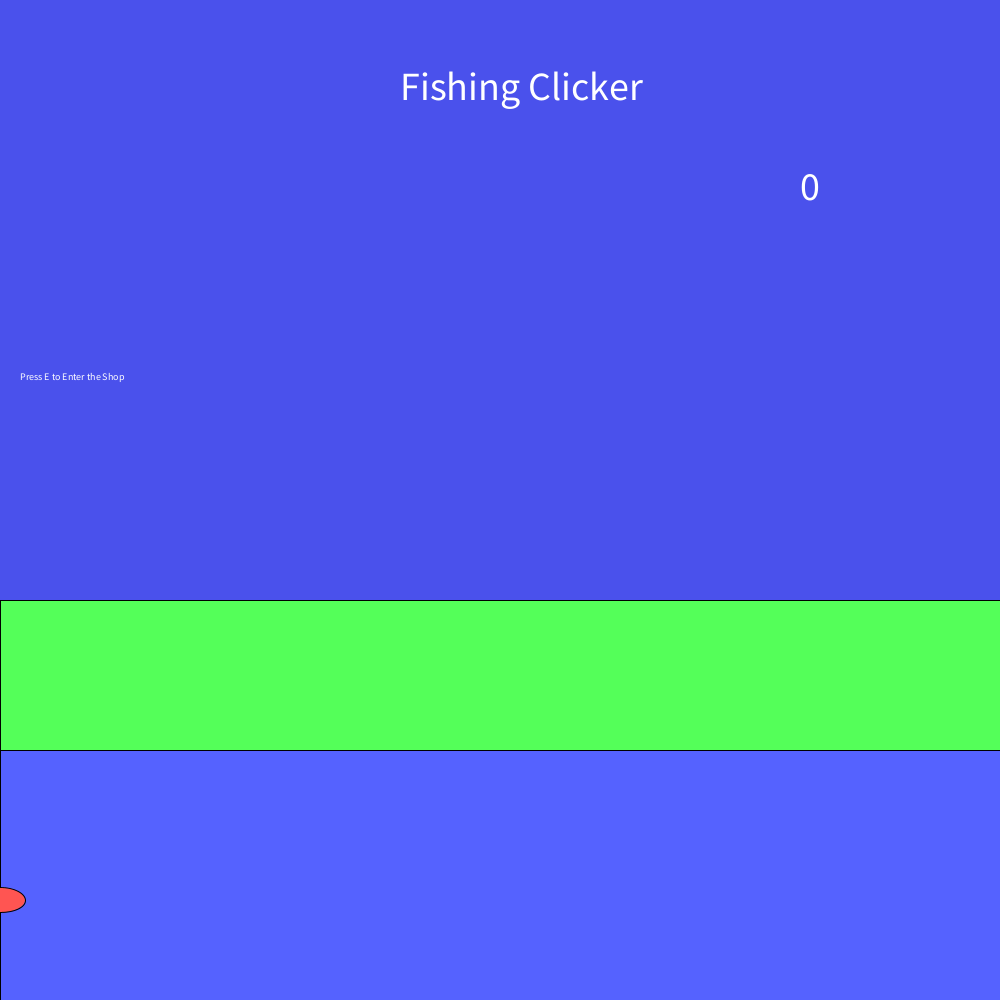
Frame 1 (no input)
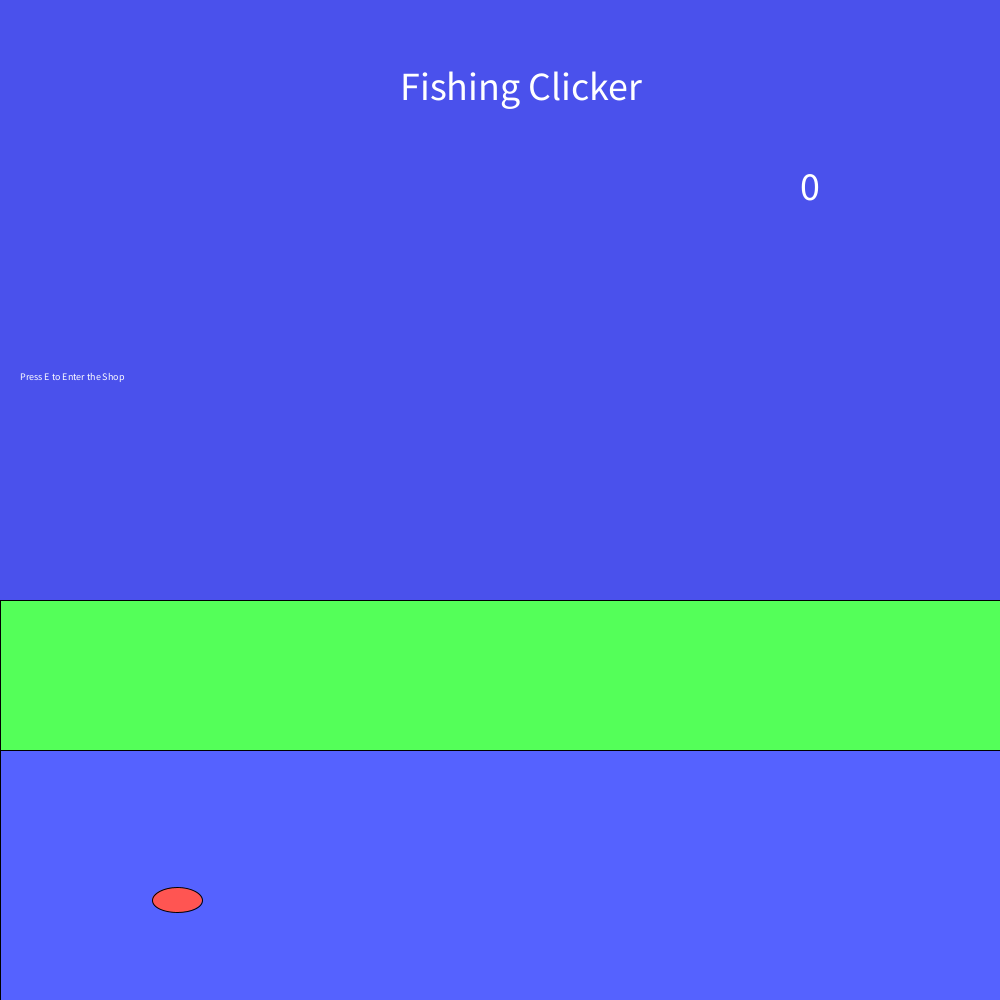
Frame 60 (the mouse pressed at the canvas centre just before this capture)
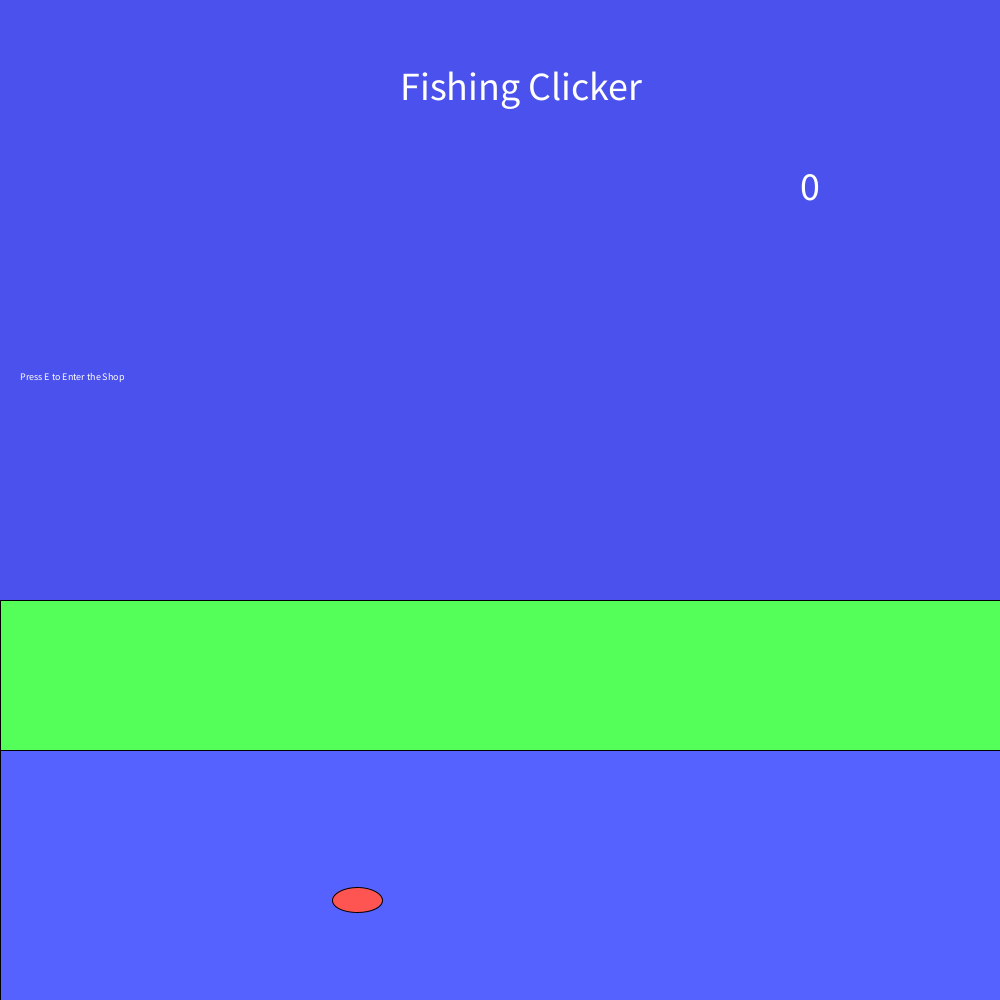
Frame 120 (the mouse held since frame 60 and released just before this capture)

The Processing sketch that drew these frames (run headless with seeded random() and noise(); from frame 60 on, the mouse is pressed at the canvas centre):

// Processing sketch: FISH_CLICKER_2
// ── FISH_CLICKER_2.pde
void setup()
{
  background(74, 81, 236);
  size(1000, 1000);
}

int timer=0;
int fish=0;
int fishX=0;
int fishY=900;
int move=0;
boolean shop=false;
int howmuch=1;
int cost=60;
int auto=0;
int cost2=20;
void draw()
{
  background(74, 81, 236);
  fill(84, 255, 89);
  rect(0, 600, 1000, 750);

  fill(85, 98, 255);

  rect(0, 750, 1000, 1000);

  fill(255, 255, 255);
fill(255,85,82);
  ellipse(fishX, fishY, 50, 25); 
  fill(255,255,255);
  textSize(40);
  text("Fishing Clicker", 400, 100);
  text(fish, 800, 200);
  fill(69, 59, 255);

  fill(255, 255, 255);
  fishX=fishX+3;
  textSize(10);
  text("Press E to Enter the Shop", 20, 380);
  if (fishX>1000)
  {
    fishX=-0;
  }
  timer=timer+1;
if(timer>200)
{
  fish=fish+auto;
  timer=0;
  
}

  if (shop==true)
  {
    background(204, 204, 204);

    fill(222, 184, 135);
    rect(50, 50, 900, 100);
    rect(0, 800, 1000, 500);
    textSize(40);
    fill(0, 0, 0);
    text("SHOP", 448, 90);
    fill(0, 0, 0);
    rect(50, 750, 50, 50);


    fill(0, 0, 0);
    textSize(20);
    text("Auto Catcher(20 Fish)", 50, 830);
    text("More Fish Per Click (" + cost  + " fish press F)", 500, 830);
  }
}

void mousePressed()
{
  if (mouseX>fishX-25 && mouseX<fishX+25 && mouseY>fishY-13 && mouseY<fishY+13)
  {
    fish=fish+howmuch;
  }
}
void keyPressed()
{
  if (key=='e')
  {
    shop= !shop;
  }

  if (key=='f' && fish>=cost)
  {


    fish=fish-cost;
    howmuch=howmuch+1;
    cost=cost+10;
  }
  if(key=='9')
  {
    fish=fish+10000;
  }
  if(key=='g' && fish>cost2)
  {
    fish=fish-cost2;
    cost2=cost2+5;
    auto = auto + 5;
  }
}
